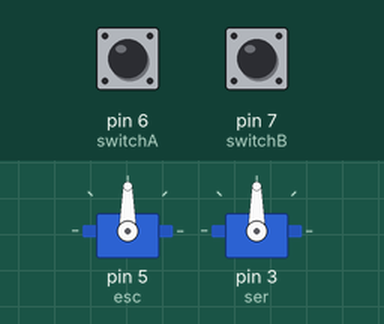
Simulated run of this sketch. Board: Arduino Uno, built with avr-gcc and run on an emulated ATmega328P. Parts: 2 × servo. The inputs (shaded band) are chosen by the test bench; at power-on: pin 6 (switchA) HIGH, pin 7 (switchB) LOW. What the sketch prints to the serial monitor is not drawn.

Above: at 1.2 s.
1.3 s: pin 6 (switchA) pulled LOW for 0.15 s
Timing chart, 0 to 4.3 s (numbered marks = the images above; inputs shaded):
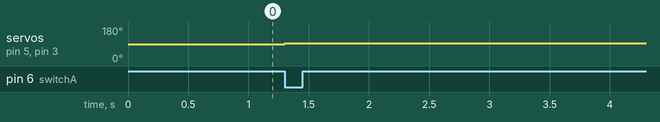

The sketch:

non_pca.ino
```cpp
#include <Servo.h>

int counter = 0;
int switchas;
int switchals;
int pulse;

#define esc 5
#define ser 3
#define switchA 6
#define switchB 7
#define PULSEMIN 1100 //正転
#define PULSEMAX 1900 //逆転
#define PULSENEU 1500 //静止時

Servo speedcontroller;
Servo servo;

void setup(){
  pinMode(switchA,INPUT);
  pinMode(switchB,INPUT);
  Serial.begin(9600);
  switchals = digitalRead(switchA);
  speedcontroller.attach(esc);
  servo.attach(ser);
}

void loop(){
  switchas = digitalRead(switchA);

  if(switchas != switchals){
    if(digitalRead(switchB)!= switchas){
      counter ++;
    } else{
      counter --;
    }

    pulse = map(counter, 0, 400, PULSENEU, PULSEMIN);
    Serial.print("Pulse: ");
    Serial.println(pulse);
    speedcontroller.write(pulse);
    servo.write(pulse);
  }
  switchals = switchas;
}
```

Measured:
- after the input at 1.3 s, servo on pin 5 (esc), servo on pin 3 (ser): 90° → 93° at once
